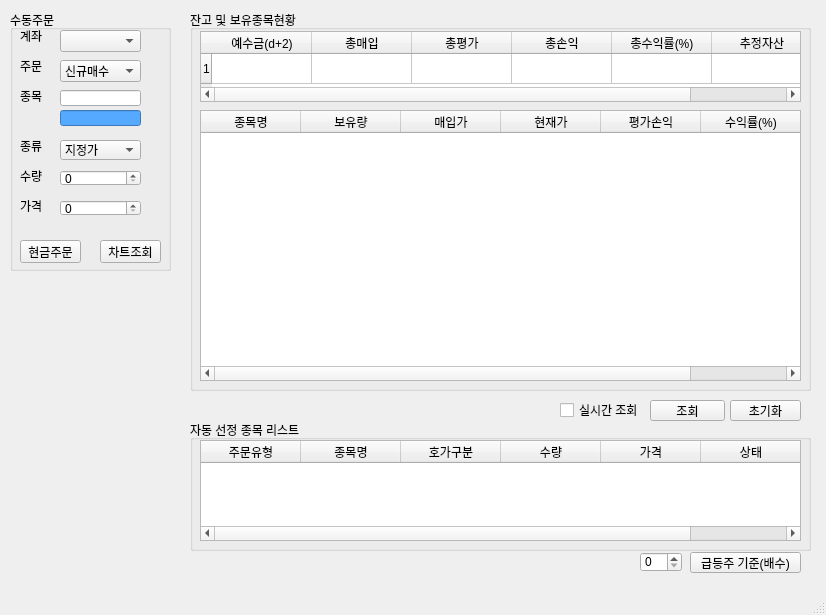
<?xml version="1.0" encoding="UTF-8"?>
<ui version="4.0">
 <class>MainWindow</class>
 <widget class="QMainWindow" name="MainWindow">
  <property name="geometry">
   <rect>
    <x>0</x>
    <y>0</y>
    <width>826</width>
    <height>615</height>
   </rect>
  </property>
  <property name="windowTitle">
   <string>Trader v0.7</string>
  </property>
  <widget class="QWidget" name="centralwidget">
   <widget class="QGroupBox" name="groupBox">
    <property name="geometry">
     <rect>
      <x>10</x>
      <y>10</y>
      <width>161</width>
      <height>261</height>
     </rect>
    </property>
    <property name="title">
     <string>수동주문</string>
    </property>
    <widget class="QLabel" name="label">
     <property name="geometry">
      <rect>
       <x>10</x>
       <y>20</y>
       <width>56</width>
       <height>12</height>
      </rect>
     </property>
     <property name="text">
      <string>계좌</string>
     </property>
    </widget>
    <widget class="QLabel" name="label_2">
     <property name="geometry">
      <rect>
       <x>10</x>
       <y>50</y>
       <width>56</width>
       <height>12</height>
      </rect>
     </property>
     <property name="text">
      <string>주문</string>
     </property>
    </widget>
    <widget class="QLabel" name="label_3">
     <property name="geometry">
      <rect>
       <x>10</x>
       <y>80</y>
       <width>56</width>
       <height>12</height>
      </rect>
     </property>
     <property name="text">
      <string>종목</string>
     </property>
    </widget>
    <widget class="QLabel" name="label_4">
     <property name="geometry">
      <rect>
       <x>10</x>
       <y>130</y>
       <width>56</width>
       <height>12</height>
      </rect>
     </property>
     <property name="text">
      <string>종류</string>
     </property>
    </widget>
    <widget class="QLabel" name="label_5">
     <property name="geometry">
      <rect>
       <x>10</x>
       <y>160</y>
       <width>56</width>
       <height>12</height>
      </rect>
     </property>
     <property name="text">
      <string>수량</string>
     </property>
    </widget>
    <widget class="QLabel" name="label_6">
     <property name="geometry">
      <rect>
       <x>10</x>
       <y>190</y>
       <width>56</width>
       <height>12</height>
      </rect>
     </property>
     <property name="text">
      <string>가격</string>
     </property>
    </widget>
    <widget class="QComboBox" name="comboBox">
     <property name="geometry">
      <rect>
       <x>50</x>
       <y>50</y>
       <width>81</width>
       <height>22</height>
      </rect>
     </property>
     <item>
      <property name="text">
       <string>신규매수</string>
      </property>
     </item>
     <item>
      <property name="text">
       <string>신규매도</string>
      </property>
     </item>
     <item>
      <property name="text">
       <string>매수취소</string>
      </property>
     </item>
     <item>
      <property name="text">
       <string>매도취소</string>
      </property>
     </item>
    </widget>
    <widget class="QComboBox" name="comboBox_2">
     <property name="geometry">
      <rect>
       <x>50</x>
       <y>20</y>
       <width>81</width>
       <height>22</height>
      </rect>
     </property>
    </widget>
    <widget class="QComboBox" name="comboBox_3">
     <property name="geometry">
      <rect>
       <x>50</x>
       <y>130</y>
       <width>81</width>
       <height>20</height>
      </rect>
     </property>
     <item>
      <property name="text">
       <string>지정가</string>
      </property>
     </item>
     <item>
      <property name="text">
       <string>시장가</string>
      </property>
     </item>
    </widget>
    <widget class="QLineEdit" name="lineEdit">
     <property name="geometry">
      <rect>
       <x>50</x>
       <y>80</y>
       <width>81</width>
       <height>16</height>
      </rect>
     </property>
    </widget>
    <widget class="QLineEdit" name="lineEdit_2">
     <property name="geometry">
      <rect>
       <x>50</x>
       <y>100</y>
       <width>81</width>
       <height>16</height>
      </rect>
     </property>
     <property name="styleSheet">
      <string notr="true">background-color: rgb(85, 170, 255);</string>
     </property>
    </widget>
    <widget class="QSpinBox" name="spinBox">
     <property name="geometry">
      <rect>
       <x>50</x>
       <y>160</y>
       <width>81</width>
       <height>16</height>
      </rect>
     </property>
     <property name="maximum">
      <number>10000000</number>
     </property>
     <property name="singleStep">
      <number>100</number>
     </property>
    </widget>
    <widget class="QSpinBox" name="spinBox_2">
     <property name="geometry">
      <rect>
       <x>50</x>
       <y>190</y>
       <width>81</width>
       <height>16</height>
      </rect>
     </property>
     <property name="maximum">
      <number>10000000</number>
     </property>
     <property name="singleStep">
      <number>100</number>
     </property>
    </widget>
    <widget class="QPushButton" name="pushButton">
     <property name="geometry">
      <rect>
       <x>10</x>
       <y>230</y>
       <width>61</width>
       <height>23</height>
      </rect>
     </property>
     <property name="text">
      <string>현금주문</string>
     </property>
    </widget>
    <widget class="QPushButton" name="pushButton_3">
     <property name="geometry">
      <rect>
       <x>90</x>
       <y>230</y>
       <width>61</width>
       <height>23</height>
      </rect>
     </property>
     <property name="text">
      <string>차트조회</string>
     </property>
    </widget>
   </widget>
   <widget class="QGroupBox" name="groupBox_2">
    <property name="geometry">
     <rect>
      <x>190</x>
      <y>10</y>
      <width>621</width>
      <height>381</height>
     </rect>
    </property>
    <property name="title">
     <string>잔고 및 보유종목현황</string>
    </property>
    <widget class="QTableWidget" name="tableWidget">
     <property name="geometry">
      <rect>
       <x>10</x>
       <y>21</y>
       <width>601</width>
       <height>71</height>
      </rect>
     </property>
     <property name="rowCount">
      <number>1</number>
     </property>
     <row/>
     <column>
      <property name="text">
       <string>예수금(d+2)</string>
      </property>
     </column>
     <column>
      <property name="text">
       <string>총매입</string>
      </property>
     </column>
     <column>
      <property name="text">
       <string>총평가</string>
      </property>
     </column>
     <column>
      <property name="text">
       <string>총손익</string>
      </property>
     </column>
     <column>
      <property name="text">
       <string>총수익률(%)</string>
      </property>
     </column>
     <column>
      <property name="text">
       <string>추정자산</string>
      </property>
     </column>
    </widget>
    <widget class="QTableWidget" name="tableWidget_2">
     <property name="geometry">
      <rect>
       <x>10</x>
       <y>100</y>
       <width>601</width>
       <height>271</height>
      </rect>
     </property>
     <column>
      <property name="text">
       <string>종목명</string>
      </property>
     </column>
     <column>
      <property name="text">
       <string>보유량</string>
      </property>
     </column>
     <column>
      <property name="text">
       <string>매입가</string>
      </property>
     </column>
     <column>
      <property name="text">
       <string>현재가</string>
      </property>
     </column>
     <column>
      <property name="text">
       <string>평가손익</string>
      </property>
     </column>
     <column>
      <property name="text">
       <string>수익률(%)</string>
      </property>
     </column>
    </widget>
   </widget>
   <widget class="QCheckBox" name="checkBox">
    <property name="geometry">
     <rect>
      <x>560</x>
      <y>400</y>
      <width>81</width>
      <height>20</height>
     </rect>
    </property>
    <property name="text">
     <string>실시간 조회</string>
    </property>
   </widget>
   <widget class="QPushButton" name="pushButton_2">
    <property name="geometry">
     <rect>
      <x>650</x>
      <y>400</y>
      <width>75</width>
      <height>21</height>
     </rect>
    </property>
    <property name="text">
     <string>조회</string>
    </property>
   </widget>
   <widget class="QGroupBox" name="groupBox_3">
    <property name="geometry">
     <rect>
      <x>190</x>
      <y>420</y>
      <width>621</width>
      <height>131</height>
     </rect>
    </property>
    <property name="title">
     <string>자동 선정 종목 리스트</string>
    </property>
    <widget class="QTableWidget" name="tableWidget_3">
     <property name="geometry">
      <rect>
       <x>10</x>
       <y>20</y>
       <width>601</width>
       <height>101</height>
      </rect>
     </property>
     <column>
      <property name="text">
       <string>주문유형</string>
      </property>
     </column>
     <column>
      <property name="text">
       <string>종목명</string>
      </property>
     </column>
     <column>
      <property name="text">
       <string>호가구분</string>
      </property>
     </column>
     <column>
      <property name="text">
       <string>수량</string>
      </property>
     </column>
     <column>
      <property name="text">
       <string>가격</string>
      </property>
     </column>
     <column>
      <property name="text">
       <string>상태</string>
      </property>
     </column>
    </widget>
   </widget>
   <widget class="QPushButton" name="pushButton_4">
    <property name="geometry">
     <rect>
      <x>730</x>
      <y>400</y>
      <width>71</width>
      <height>21</height>
     </rect>
    </property>
    <property name="text">
     <string>초기화</string>
    </property>
   </widget>
   <widget class="QPushButton" name="pushButton_5">
    <property name="geometry">
     <rect>
      <x>690</x>
      <y>552</y>
      <width>111</width>
      <height>21</height>
     </rect>
    </property>
    <property name="text">
     <string>급등주 기준(배수)</string>
    </property>
   </widget>
   <widget class="QSpinBox" name="spinBox_3">
    <property name="geometry">
     <rect>
      <x>640</x>
      <y>552</y>
      <width>42</width>
      <height>20</height>
     </rect>
    </property>
   </widget>
  </widget>
  <widget class="QMenuBar" name="menubar">
   <property name="geometry">
    <rect>
     <x>0</x>
     <y>0</y>
     <width>826</width>
     <height>21</height>
    </rect>
   </property>
  </widget>
  <widget class="QStatusBar" name="statusbar"/>
 </widget>
 <resources/>
 <connections/>
</ui>
